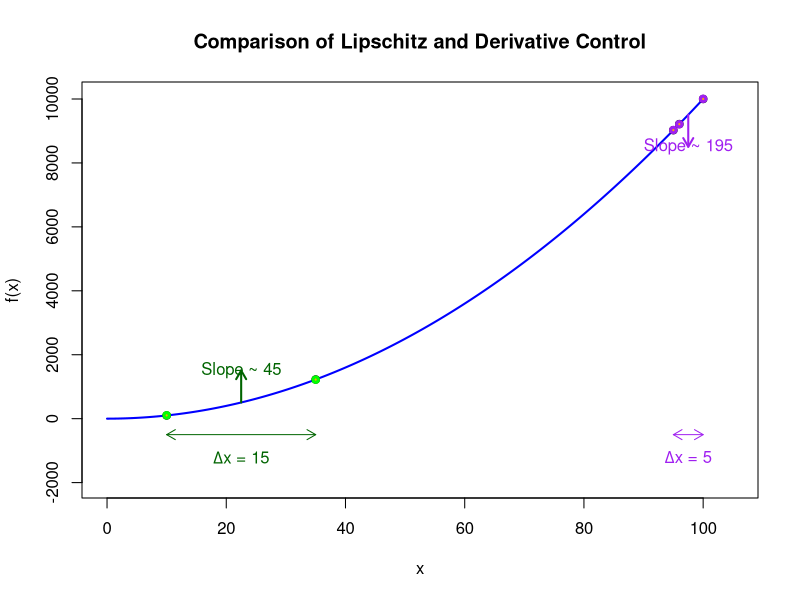

This figure's R source:
# Define the function f(x)
f <- function(x) {
  x^2
}

# Create a sequence of x values for plotting the line
x_upper <- 100
x_values <- seq(0, x_upper, by = 0.1)

# Compute y values using the function
y_values <- f(x_values)

# Define matched set points
x_points <- c(10, 35, 95, 96, 100)  # Updated points to illustrate purple region near 100
y_points <- f(x_points)

# Additional modified points
sig <- 5
errors <- c(sig, -sig, sig, -sig, sig)
y_points_modified <- f(x_points) + errors

# Plot the function
plot(x_values, y_values, type = "l", col = "blue", lwd = 2,
     xlab = "x", ylab = "f(x)",
     xlim = c(0, x_upper+5),
     ylim = c(-2000, f(x_upper) + 50),
     main = "Comparison of Lipschitz and Derivative Control")

# Add the points to the plot
points(x_points, y_points, pch = 19)

# Add modified points to the plot
points(x_points[1:2], y_points_modified[1:2], col = "green", pch = 19)
points(x_points[3:5], y_points_modified[3:5], col = "purple", pch = 19)

# Add vertical lines to indicate residuals
for (i in seq_along(x_points)) {
  lines(c(x_points[i], x_points[i]),
        c(y_points[i], y_points_modified[i]),
        col = "orange", lwd = 2)
}

# Add slope annotations
x_green_mid   <- (10 + 35)/2
x_purple_mid  <- (95 + 100)/2
slope_green   <- 2 * x_green_mid
slope_purple  <- 2 * x_purple_mid
arrows(x_green_mid, f(x_green_mid), x_green_mid, f(x_green_mid) + 1000,
       length = 0.1, col = "darkgreen", lwd = 2)
text(x_green_mid, f(x_green_mid) + 1000, labels = paste("Slope ~", round(slope_green,2)),, col = "darkgreen")

arrows(x_purple_mid, f(x_purple_mid), x_purple_mid, f(x_purple_mid) -1000,
       length = 0.1, col = "purple", lwd = 2)
text(x_purple_mid, f(x_purple_mid) - 1000, labels = paste("Slope ~", round(slope_purple,2)),, col = "purple")

# Highlight matched set radii
# Green region
text(x_green_mid, -1200, expression(paste(Delta, "x = 15")), col = "darkgreen")
arrows(10, -500, 35, -500, length = 0.1, code = 3, col = "darkgreen")

# Purple region
text(x_purple_mid, -1200, expression(paste(Delta, "x = 5")), col = "purple")
arrows(95, -500, 100, -500, length = 0.1, code = 3, col = "purple")

